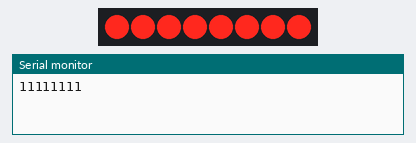
A sketch run on a simulated Arduino Uno, built with avr-gcc and run on an emulated ATmega328P. On the bench: 8 shift-register outputs drawn as a row of LEDs (first output left, lit = HIGH), the last lines printed to the serial monitor. Wiring (inferred from the names in the program): shift register (74HC595): data pin 12; shift clock pin 9; latch pin 11. Wiring (inferred from the signals the program sends): row of LEDs: on Q0, Q1, Q2, Q3, Q4, Q5, Q6, Q7.

Above: at 0.12 s.
At 0.87 s:
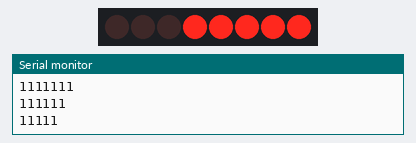
At 1.37 s:
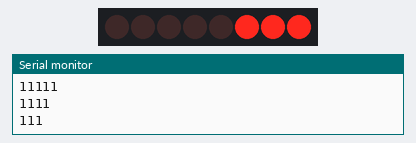
At 1.87 s:
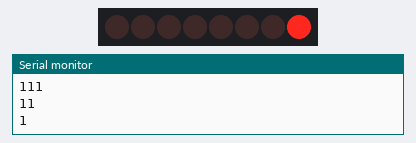
Timing chart, 0 to 3.5 s (numbered marks = the images above):
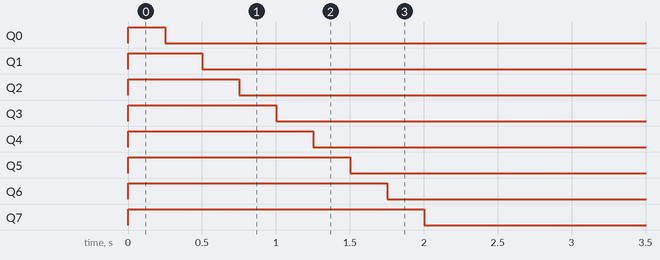

The sketch:

shift_to_right_left_easy.ino
```cpp
int latchPin=11;
int clockPin=9;
int dataPin=12;
byte LEDs=0xFF;
byte cont=0xFF;
int tempo=250;

void setup() {
  // put your setup code here, to run once:
Serial.begin(9600);
pinMode(latchPin,OUTPUT);
pinMode(clockPin,OUTPUT);
pinMode(dataPin,OUTPUT);
}

void loop() {
  // put your main code here, to run repeatedly:
digitalWrite(latchPin,LOW); //DATI IN ARRIVO
shiftOut(dataPin,clockPin,LSBFIRST,LEDs);
digitalWrite(latchPin,HIGH);
Serial.println(LEDs,BIN);
LEDs=LEDs/2;
delay(tempo);
}
```

Measured:
- by itself, Q0: LOW → HIGH at 0.00 s, → LOW 0.25 s later
- by itself, Q1: LOW → HIGH at 0.00 s, → LOW 0.50 s later
- by itself, Q2: LOW → HIGH at 0.00 s, → LOW 0.75 s later
- by itself, Q3: LOW → HIGH at 0.00 s, → LOW 1.0 s later
- by itself, Q4: LOW → HIGH at 0.00 s, → LOW 1.3 s later
- by itself, Q5: LOW → HIGH at 0.00 s, → LOW 1.5 s later
- by itself, Q6: LOW → HIGH at 0.00 s, → LOW 1.8 s later
- by itself, Q7: LOW → HIGH at 0.00 s, → LOW 2.0 s later
